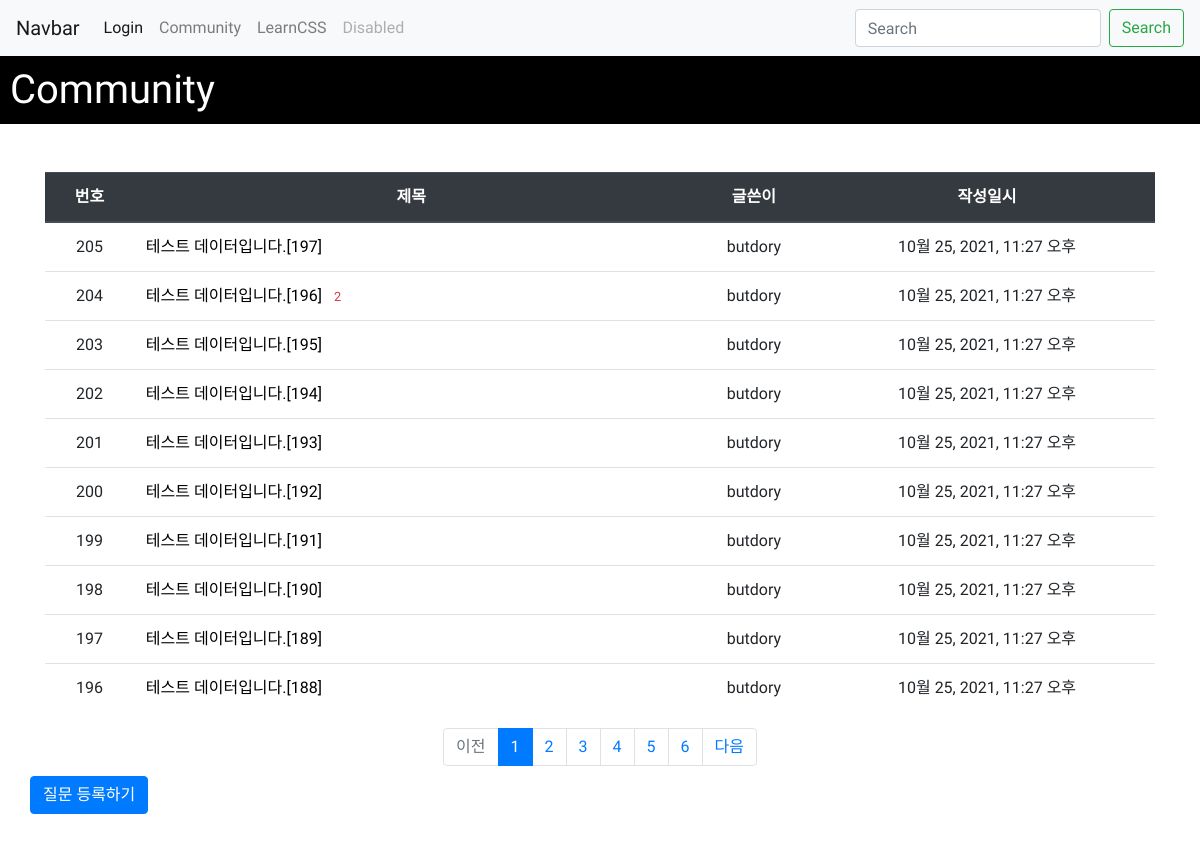
/apptest/, run on the app's committed database.
### testapp1/models.py (models this page shows, shortened)
class Question(models.Model):
    author = models.ForeignKey(User, on_delete=models.CASCADE, null=True)
    subject = models.CharField(max_length=200, null=True)
    content = models.TextField(null=True)
    modify_date = models.DateTimeField(null=True, blank=True)
    create_date = models.DateTimeField(null=True)

### testapp1/views.py (the view)
# urls.py: path('', views.index, name='index'),
def index(request):
    page = request.GET.get('page', '1')  # 페이지
    question_list = Question.objects.order_by('-create_date')
    paginator = Paginator(question_list, 10)  # 페이지당 10개씩 보여주기
    page_obj = paginator.get_page(page)
    context = {'question_list': page_obj}
    return render(request, 'apptest/question_list.html', context)

### testapp1/templatetags/apptest_filter.py (called while the page is built)
@register.filter
def sub(value, arg):
    return value - arg

### templates/apptest/question_list.html (shortened to what this page needs)
{% extends 'base.html' %}
{% load apptest_filter %}
{% block content %}
<!DOCTYPE html>
<html lang="en">
<head>
    {% load static %}
    <link rel="stylesheet" type="text/css" href="{% static 'css/index.css' %}">
</head>
<body>
    <div class="body_div">
        <div class="title_div">
            <h1>Community</h1>
        </div>
        <br>
        <div class="content_div">
            <div class="container my-3">
                <table class="table">
                    <thead>
                    <tr class="text-center thead-dark">
                        <th>번호</th>
                        <th style="width:50%">제목</th>
                        <th>글쓴이</th>
                        <th>작성일시</th>
                    </tr>
                    </thead>
                    <tbody>
                    {% if question_list %}
                    {% for question in question_list %}
                    <tr class="text-center">
                        <td>
                {{ question_list.paginator.count|sub:question_list.start_index|sub:forloop.counter0|add:1 }}
                        </td>
                        <td class="text-left">
                            <a href="{% url 'apptest:detail' question.id %}">{{ question.subject }}</a>
                            {% if question.answer_set.count > 0 %}
                                <span class="text-danger small ml-2">{{ question.answer_set.count }}</span>
                            {% endif %}
                        </td>
                        <td>{{ question.author.username }}</td>
                        <td>{{ question.create_date }}</td>
                    </tr>
                    {% endfor %}
                    {% else %}
                    <tr>
                        <td colspan="3">질문이 없습니다.</td>
                    </tr>
                    {% endif %}
                    </tbody>
                </table>
            </div>
    <ul class="pagination justify-content-center">
        {% if question_list.has_previous %}
        <li class="page-item">
            <a class="page-link" href="?page={{ question_list.previous_page_number }}">이전</a>
        </li>
        {% else %}
        <li class="page-item disabled">
            <a class="page-link" tabindex="-1" aria-disabled="true" href="#">이전</a>
        </li>
        {% endif %}
        {% for page_number in question_list.paginator.page_range %}
        {% if page_number >= question_list.number|add:-5 and page_number <= question_list.number|add:5 %}
            {% if page_number == question_list.number %}
            <li class="page-item active" aria-current="page">
                <a class="page-link" href="?page={{ page_number }}">{{ page_number }}</a>
            </li>
            {% else %}
            <li class="page-item">
                <a class="page-link" href="?page={{ page_number }}">{{ page_number }}</a>
            </li>
            {% endif %}
        {% endif %}
        {% endfor %}
        {% if question_list.has_next %}
        <li class="page-item">
            <a class="page-link" href="?page={{ question_list.next_page_number }}">다음</a>
        </li>
        {% else %}
        <li class="page-item disabled">
            <a class="page-link" tabindex="-1" aria-disabled="true" href="#">다음</a>
        </li>
        {% endif %}
    </ul>
        <a href="{% url 'apptest:question_create' %}" class="btn btn-primary">질문 등록하기</a>
        </div>
    </div>
</body>
</html>
{% endblock %}

### static/css/index.css (style rules this page uses)
*, *::after, *::before { margin: 0; padding: 0; box-sizing: border-box; font-family: 'Jua', sans-serif; }
.title_div > * { background-color: black; color: white; padding: 10px; }
.body_div { width: 1250; height: 500%; margin: 0 auto }
.content_div { padding: 30px; padding-top: 0; }
.content_div > ul { margin: 10px; }
a { text-decoration: none; color: black; }

### data on the page
Question: paginator.count|sub "205", subject "테스트 데이터입니다.[197]", author.username "butdory", create_date "10월 25, 2021, 11:27 오후"
Question: paginator.count|sub "204", subject "테스트 데이터입니다.[196]", answer_set.count "2", author.username "butdory", create_date "10월 25, 2021, 11:27 오후"
Question: paginator.count|sub "203", subject "테스트 데이터입니다.[195]", author.username "butdory", create_date "10월 25, 2021, 11:27 오후"
Question: paginator.count|sub "202", subject "테스트 데이터입니다.[194]", author.username "butdory", create_date "10월 25, 2021, 11:27 오후"
Question: paginator.count|sub "201", subject "테스트 데이터입니다.[193]", author.username "butdory", create_date "10월 25, 2021, 11:27 오후"
Question: paginator.count|sub "200", subject "테스트 데이터입니다.[192]", author.username "butdory", create_date "10월 25, 2021, 11:27 오후"
Question: paginator.count|sub "199", subject "테스트 데이터입니다.[191]", author.username "butdory", create_date "10월 25, 2021, 11:27 오후"
Question: paginator.count|sub "198", subject "테스트 데이터입니다.[190]", author.username "butdory", create_date "10월 25, 2021, 11:27 오후"
Question: paginator.count|sub "197", subject "테스트 데이터입니다.[189]", author.username "butdory", create_date "10월 25, 2021, 11:27 오후"
Question: paginator.count|sub "196", subject "테스트 데이터입니다.[188]", author.username "butdory", create_date "10월 25, 2021, 11:27 오후"

### other printed values
{{ page_number }} "1"
{{ page_number }} "2" "3" "4" "5" "6"
